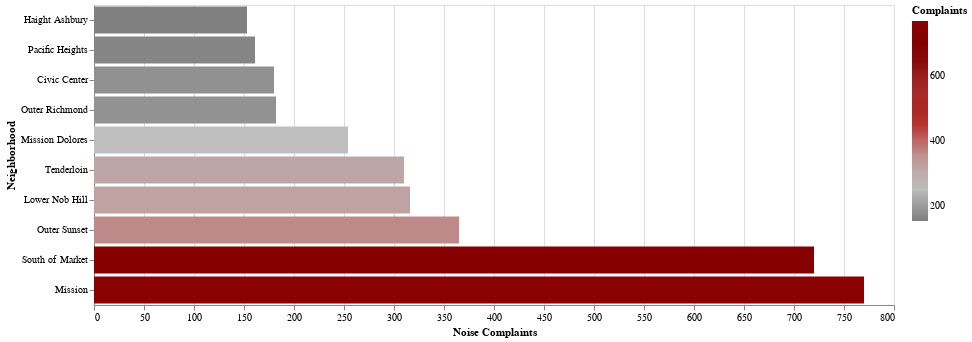

Notebook cell for this chart:
### Code cell
ax = shapes.plot(color='k', edgecolor='white', figsize=(15, 15))
ax.set_facecolor('white')  # sets background to white
ax.set_title('Top 10 Loudest SF Neighborhoods', fontsize=35)   # sets title

comps_gdp.plot(ax=ax, color='white')

bbox_props = dict(boxstyle="round, pad=0.2", fc="black", alpha=0.8)   # text box style

def map_neighborhoods(dataset, colors):
    n = 1
    for neighborhood in dataset.Neighborhood:
        data = comps_gdp[comps_gdp.Neighborhood == neighborhood]
        data.plot(
            ax=ax, color=colors[10%n - 1]).annotate(
            neighborhood, xy=(data.Longitude.iloc[100], 
                              data.Latitude.iloc[100]),   # arbitrary lon,lat values to set labels
            color='white',
            fontsize = 15,
            bbox=bbox_props   # sets round boxes around text
        )
        n += 1   # sets colors by increment

map_neighborhoods(top_neighborhoods, color_range)
bars.properties(height=300, width=800)

### Figure 1 — Vega-Lite specification as saved in the notebook (floating-point values rounded to 4 significant figures)
{"config": {"view": {"continuousWidth": 400, "continuousHeight": 300}}, "data": {"name": "data-79561129398dc3414d5a046977ca956b"}, "mark": "bar", "encoding": {"color": {"type": "quantitative", "field": "Complaints", "scale": {"range": ["grey", "silver", "rosybrown", "firebrick", "brown", "maroon", "darkred"]}}, "x": {"type": "quantitative", "axis": {"title": "Noise Complaints"}, "field": "Complaints"}, "y": {"type": "nominal", "field": "Neighborhood", "sort": "x"}}, "height": 300, "width": 800, "$schema": "https://vega.github.io/schema/vega-lite/v4.0.2.json", "datasets": {"data-79561129398dc3414d5a046977ca956b": [{"Neighborhood": "Mission", "Complaints": 770}, {"Neighborhood": "South of Market", "Complaints": 720}, {"Neighborhood": "Outer Sunset", "Complaints": 365}, {"Neighborhood": "Lower Nob Hill", "Complaints": 316}, {"Neighborhood": "Tenderloin", "Complaints": 310}, {"Neighborhood": "Mission Dolores", "Complaints": 254}, {"Neighborhood": "Outer Richmond", "Complaints": 182}, {"Neighborhood": "Civic Center", "Complaints": 180}, {"Neighborhood": "Pacific Heights", "Complaints": 161}, {"Neighborhood": "Haight Ashbury", "Complaints": 153}]}}
